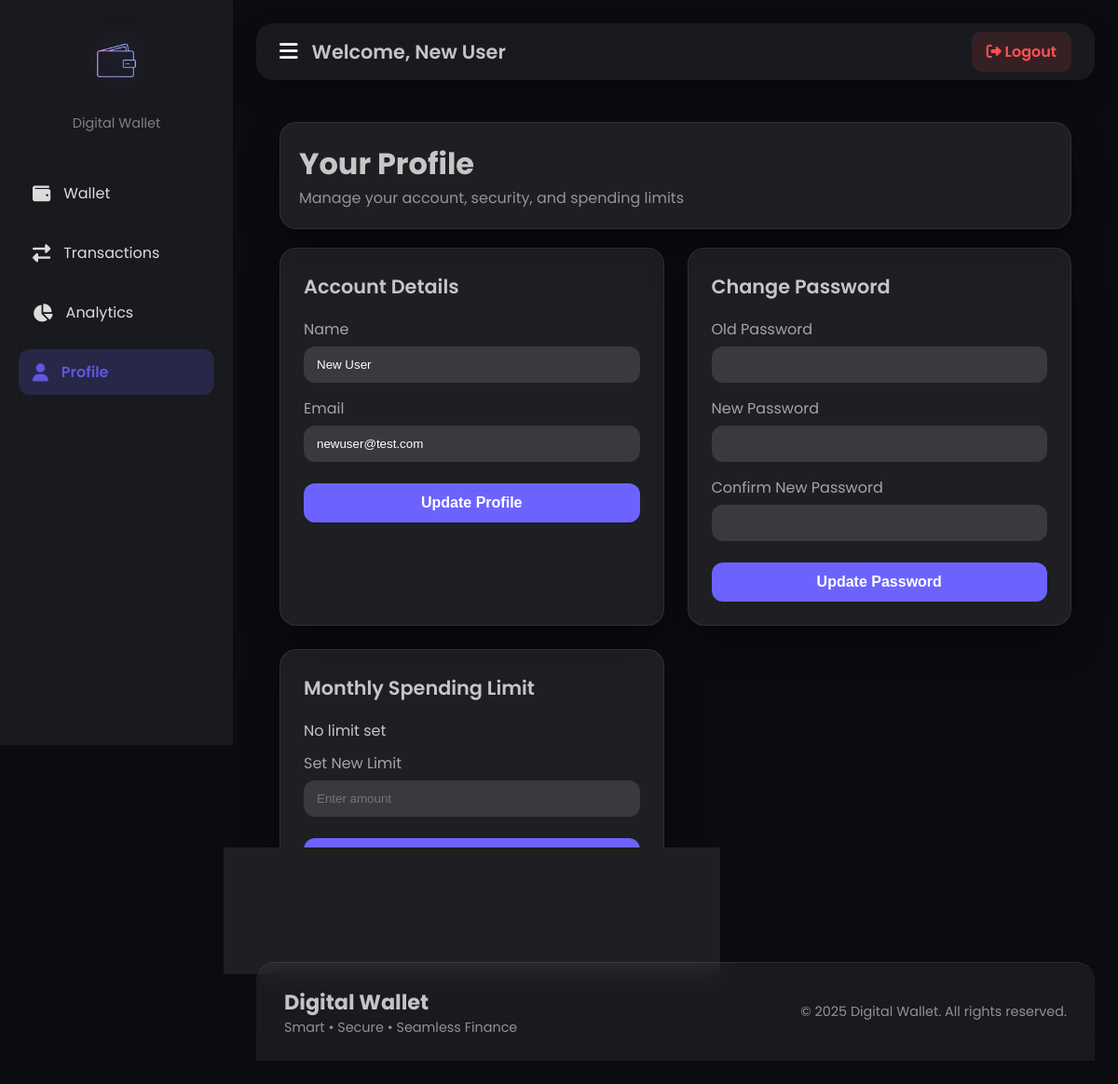
/profile/ (signed in), run on the app's committed database.
### tables this page shows
CREATE TABLE users (
    id INTEGER PRIMARY KEY AUTOINCREMENT,
    name TEXT NOT NULL,
    email TEXT UNIQUE NOT NULL,
    password TEXT NOT NULL
);

### app/routes/profile_routes.py (the view)
@profile_bp.route("/")
def profile_home():
    user_id = session["user_id"]
    user = UserModel.get_user_by_id(user_id)
    now = datetime.now()
    limit = WalletModel.get_monthly_limit(user_id, now.year, now.month)
    return render_template(
        "profile.html",
        user=user,
        limit=limit,
        year=now.year,
        month=now.month
    )

### app/config/database.py (called while the page is built)
def get_db_connection():
    if "db" not in g:
        DATABASE_DIR.mkdir(parents=True, exist_ok=True)
        conn = sqlite3.connect(DATABASE_FILE, detect_types=sqlite3.PARSE_DECLTYPES)
        conn.row_factory = sqlite3.Row
        g.db = conn
    return g.db

### app/models/user_model.py (called while the page is built)
    @staticmethod
    def get_user_by_id(user_id):
        db = get_db_connection()
        query = "SELECT id, name, email FROM users WHERE id = ?"
        row = db.execute(query, (user_id,)).fetchone()
        return dict(row) if row else None

### app/models/wallet_model.py (called while the page is built)
    @staticmethod
    def get_monthly_limit(user_id, year, month):
        db = get_db_connection()
        query = """
            SELECT monthly_limit
            FROM monthly_limits
            WHERE user_id = ? AND year = ? AND month = ?
        """
        row = db.execute(query, (user_id, year, month)).fetchone()
        if not row:
            return None
        return row["monthly_limit"]

### app/routes/profile_routes.py (called while the page is built)
@profile_bp.before_request
def require_login():
    if "user_id" not in session:
        return redirect(url_for("auth.login"))

### templates/profile.html (shortened to what this page needs)
{% extends "layout.html" %}
{% block content %}
    <div class="profile-container fade-in">
        <div class="page-header glass-card slide-down">
            <h2 class="page-title">Your Profile</h2>
            <p class="subtitle">Manage your account, security, and spending limits</p>
        </div>
        <div class="profile-grid">
            <div class="glass-card pop-in card-section">
                <h3 class="card-title">Account Details</h3>
                <form action="{{ url_for('profile.update_profile') }}" method="POST" class="form-section">
                    <div class="input-group">
                        <label>Name</label>
                        <input type="text" name="name" value="{{ user.name }}" required>
                    </div>
                    <div class="input-group">
                        <label>Email</label>
                        <input type="email" name="email" value="{{ user.email }}" required>
                    </div>
                    <button class="btn-primary glow-on-hover" type="submit">Update Profile</button>
                </form>
            </div>
            <div class="glass-card pop-in card-section">
                <h3 class="card-title">Change Password</h3>
                <form action="{{ url_for('profile.change_password') }}" method="POST" class="form-section">
                    <div class="input-group">
                        <label>Old Password</label>
                        <input type="password" name="old_password" required>
                    </div>
                    <div class="input-group">
                        <label>New Password</label>
                        <input type="password" name="new_password" required>
                    </div>
                    <div class="input-group">
                        <label>Confirm New Password</label>
                        <input type="password" name="confirm_password" required>
                    </div>
                    <button class="btn-primary glow-on-hover" type="submit">Update Password</button>
                </form>
            </div>
            <div class="glass-card pop-in card-section">
                <h3 class="card-title">Monthly Spending Limit</h3>
                {% if limit %}
                    <p class="current-limit">
                        Current Limit: <strong>₹{{ limit }}</strong>
                    </p>
                {% else %}
                    <p class="current-limit">No limit set</p>
                {% endif %}
                <form action="{{ url_for('profile.set_monthly_limit') }}" method="POST" class="form-section">
                    <div class="input-group">
                        <label>Set New Limit</label>
                        <input type="number" name="limit" placeholder="Enter amount" required>
                    </div>
                    <button class="btn-primary glow-on-hover" type="submit">Update Limit</button>
                </form>
            </div>
        </div>
    </div>
{% endblock %}

### templates/navbar.html (shortened to what this page needs)
<nav class="navbar glass-nav slide-down">
    <div class="nav-left">
        <button id="sidebarToggle" class="menu-btn hover-float">
            <i class="fas fa-bars"></i>
        </button>
        {% if session.get('user_id') %}
            <h2 class="nav-title">Welcome, {{ session.get('user_name') }}</h2>
        {% else %}
            <h2 class="nav-title">Digital Wallet</h2>
        {% endif %}
    </div>
    <div class="nav-right">
        {% if session.get('user_id') %}
            <a href="{{ url_for('auth.logout') }}" class="logout-btn hover-glow">
                <i class="fas fa-sign-out-alt"></i> Logout
            </a>
        {% endif %}
    </div>
</nav>
<link rel="stylesheet" href="https://cdnjs.cloudflare.com/ajax/libs/font-awesome/6.4.0/css/all.min.css">

### static/css/style.css (style rules this page uses)
:root { --bg: #0b0c10; --bg-soft: #111218; --glass: rgba(255, 255, 255, 0.06); --glass-strong: rgba(255, 255, 255, 0.12); --border-glass: rgba(255, 255, 255, 0.08); --muted: rgba(255, 255, 255, 0.75); --accent: 108, 99, 255; --accent-hex: #6c63ff; --success: 0, 230, 118; --danger: 255, 82, 82; --warning: 255, 179, 0; --glass-blur: 14px; --radius: 18px; --radius-lg: 22px; --shadow-big: 0 28px 65px rgba(0, 0, 0, 0.55); --shadow-card: 0 18px 40px rgba(0, 0, 0, 0.45); --shadow-soft: 0 12px 28px rgba(0, 0, 0, 0.35); --gap: 22px; --pad: 20px; --easing: cubic-bezier(.16, 1, .3, 1); --fast: .35s var(--easing); --medium: .55s var(--easing); --slow: .75s var(--easing); }
* { margin: 0; padding: 0; box-sizing: border-box; }
body { background: var(--bg); color: var(--muted); font-family: "Poppins", system-ui, sans-serif; font-weight: 400; overflow-x: hidden; }
a { text-decoration: none; color: inherit; }
.glass-card { background: var(--glass); backdrop-filter: blur(var(--glass-blur)); border-radius: var(--radius); padding: var(--pad); border: 1px solid var(--border-glass); box-shadow: var(--shadow-card); opacity: 0; transform: translateY(20px) scale(.96); transition: opacity var(--medium), transform var(--medium); }
.glass-card.visible { opacity: 1; transform: translateY(0) scale(1); }
.fade-in { opacity: 0; animation: fadeIn .65s var(--easing) forwards; }
.slide-down { opacity: 0; animation: slideDown .7s var(--easing) forwards; }
.pop-in { opacity: 0; transform: scale(.92); animation: popIn .55s var(--easing) forwards; }
.btn-primary { padding: 12px 18px; border: none; border-radius: 12px; background: var(--accent-hex); color: white; font-weight: 600; cursor: pointer; transition: transform var(--fast), box-shadow var(--fast); }
input, select { background: rgba(255, 255, 255, 0.12); border-radius: 12px; border: none; outline: none; color: white; padding: 12px 14px; transition: background var(--fast), transform var(--fast); }
.navbar { border-radius: var(--radius); background: var(--glass); backdrop-filter: blur(var(--glass-blur)); box-shadow: var(--shadow-soft); }

### templates/sidebar.html (style rules this page uses)
.fade-in { animation: fadeIn .9s ease forwards; }

### templates/navbar.html (style rules this page uses)
.navbar { width: 100%; padding: 15px 25px; display: flex; justify-content: space-between; align-items: center; border-radius: 18px; margin-bottom: 20px; }
.glass-nav { background: rgba(255, 255, 255, 0.06); backdrop-filter: blur(14px); }
.nav-left { display: flex; align-items: center; gap: 15px; }
.nav-title { font-size: 1.3rem; font-weight: 600; }
.menu-btn { background: none; border: none; color: white; font-size: 1.4rem; cursor: pointer; transition: .2s; }
.logout-btn { color: #ff5252; font-weight: 600; text-decoration: none; padding: 10px 16px; border-radius: 10px; background: rgba(255, 82, 82, 0.12); transition: .25s; }
.slide-down { opacity: 0; transform: translateY(-20px); animation: slideDown .7s ease forwards; }

### templates/profile.html (style rules this page uses)
.profile-container { padding: 25px; }
.page-title { font-size: 2rem; font-weight: 700; }
.subtitle { opacity: 0.7; }
.profile-grid { display: grid; grid-template-columns: repeat(auto-fit, minmax(330px, 1fr)); gap: 25px; margin-top: 20px; }
.card-section { padding: 25px; border-radius: 18px; }
.card-title { font-size: 1.3rem; font-weight: 600; margin-bottom: 18px; }
.form-section { margin-top: 10px; }
.input-group { display: flex; flex-direction: column; margin-bottom: 15px; }
.input-group label { margin-bottom: 6px; opacity: 0.8; }
.input-group input { padding: 12px 14px; border-radius: 12px; border: none; outline: none; background: rgba(255, 255, 255, 0.12); color: white; }
.btn-primary { padding: 12px 18px; width: 100%; border: none; border-radius: 12px; background: #6c63ff; color: white; font-size: 1rem; cursor: pointer; margin-top: 8px; transition: .25s; }
.glass-card { background: rgba(255, 255, 255, 0.08); backdrop-filter: blur(14px); transform: translateY(25px) scale(0.95); opacity: 0; transition: .5s ease; }
.glass-card.visible { opacity: 1; transform: translateY(0) scale(1); }
.fade-in { animation: fadeIn .7s ease forwards; }
.slide-down { opacity: 0; transform: translateY(-20px); animation: slideDown .7s ease forwards; }
.pop-in { opacity: 0; transform: scale(0.93); animation: popIn .6s ease forwards; }

### data on the page
users: get "New User", name "New User", email "newuser@test.com"
